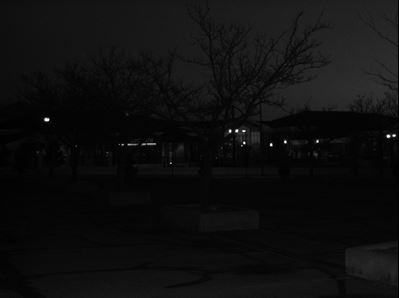
#> input picture images/cctv1.JPG, 399 x 298 px
$ python jigsolver.py ../images/cctv1.JPG
#> lines starting #> are read from the running program, lines starting #| are printed output that depends on the picture; after the words box and inside, x2 and y2 are one past the last pixel; in counts of white or black regions, pixels touching at a corner belong together
import cv2 as cv
import numpy as np
import sys

# Reading the image
img = cv.imread(sys.argv[1])
#> img is the input picture: shape (298, 399, 3); min 0, max 255, mean 14.8

img.shape
width = img.shape[1]
#> width = 399
height = img.shape[0]
#> height = 298

temp_img = np.array(img, copy = True)
final_img = np.array(img, copy = True)


# Getting coordinates fot the left part
temp_img = np.array(img, copy = True)
temp_img[:, (width//4 -1 - 10) : (width//4 +1 - 10)] = np.array([0, 0, 0])
#> temp_img: shape (298, 399, 3); 0.5% of pixels changed, all inside (x1, y1, x2, y2) = (88, 0, 90, 298)
#cv.imshow(temp_img)
left_top_right_x = width//4 - 10
#> left_top_right_x = 89

temp_img = np.array(img, copy = True)
temp_img[(height//2 - 1 - 10) : (height//2 + 1 - 10), :] = np.array([0, 0, 0])
#> temp_img: shape (298, 399, 3); 0.66% of pixels changed, all inside (x1, y1, x2, y2) = (2, 138, 399, 140)
#cv.imshow(temp_img)
left_top_bottom_y = height//2 - 10
#> left_top_bottom_y = 139


# Getting coordinates for left bottom part
temp_img = np.array(img, copy = True)
temp_img[(height - 1 - 10) : (height-9), :] = np.array([0, 0, 0])
#> temp_img: shape (298, 399, 3); 0.67% of pixels changed, all inside (x1, y1, x2, y2) = (0, 287, 398, 289)
#cv.imshow(temp_img)
left_bottom_bottom_y = height - 12
#> left_bottom_bottom_y = 286


# Pasting the lower part to top left
temp = np.array(img[(left_top_bottom_y):left_bottom_bottom_y+1, 0:left_top_right_x], copy = True)
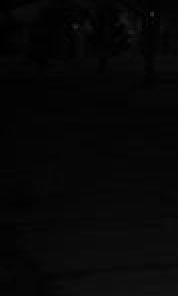
#> temp: shape (148, 89, 3) (shown 2 times larger); min 0, max 42, mean 6.6
temp_height = temp.shape[0]
#> temp_height = 148
temp_width = temp.shape[1]
#> temp_width = 89

for i in range(0, temp_height):
  for j in range(0, temp_width):
    final_img[i, j+1] = temp[temp_height-i-1,j]
#> final_img: shape (298, 399, 3); 10.49% of pixels changed, all inside (x1, y1, x2, y2) = (1, 0, 90, 148)
#cv.imshow(final_img)


# Pasting the top left part to its correct position and interchanging it's blue and green channels
temp = np.array(img[0:left_top_bottom_y, 0:left_top_right_x], copy = True)
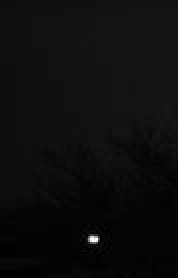
#> temp: shape (139, 89, 3) (shown 2 times larger); min 0, max 255, mean 12.6
temp2 = np.array(img[0:left_top_bottom_y, 0:left_top_right_x], copy = True)
temp[:, :, 1] = temp2[:, :, 0]
temp[:, :, 0] = temp2[:, :, 1]

final_img[(left_bottom_bottom_y - left_top_bottom_y-10):left_bottom_bottom_y-10, 2:left_top_right_x+2] = temp
#> final_img: shape (298, 399, 3); min 0, max 255, mean 14.8
#cv.imshow(final_img)


# Getting coordinates for bottom middle part
temp_img = np.array(img, copy = True)
temp_img[:, (width//2 -1 - 28) : (width//2 +1-28)] = np.array([0, 0, 0])
#> temp_img: shape (298, 399, 3); 0.5% of pixels changed, all inside (x1, y1, x2, y2) = (170, 0, 172, 298)
#cv.imshow(temp_img)
bottom_middle_left_x = (width//2 - 28)
#> bottom_middle_left_x = 171

temp_img = np.array(img, copy = True)
temp_img[:, (4*width//5) : (4*width//5 +1)] = np.array([0, 0, 0])
#> temp_img: shape (298, 399, 3); 0.25% of pixels changed, all inside (x1, y1, x2, y2) = (319, 0, 320, 298)
#cv.imshow(temp_img)
bottom_middle_right_x = 4*width//5
#> bottom_middle_right_x = 319

temp_img = np.array(img, copy = True)
temp_img[(7*height//8 + 2):(7*height//8 + 3), :] = np.array([0, 0, 0])
#> temp_img: shape (298, 399, 3); 0.33% of pixels changed, all inside (x1, y1, x2, y2) = (0, 262, 398, 263)
#cv.imshow(temp_img)
bottom_middle_top_y = 7*height//8 + 2
#> bottom_middle_top_y = 262


# Vertically flipping the bottom middle part
temp = np.array(img[bottom_middle_top_y:(height-1), bottom_middle_left_x: bottom_middle_right_x], copy = True)
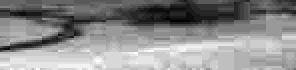
#> temp: shape (35, 148, 3) (shown 2 times larger); min 5, max 25, mean 15.9; drawn with min black and max white

temp_width = temp.shape[1]
#> temp_width = 148
temp_height = temp.shape[0]
#> temp_height = 35

for i in range(0, temp_height):
  for j in range(0, temp_width):
    final_img[bottom_middle_top_y+i, bottom_middle_left_x+j] = temp[temp_height-1-i ,j]
#> final_img: shape (298, 399, 3); min 0, max 255, mean 14.8


# Getting coordinates for right part
temp_img = np.array(img, copy = True)
temp_img[(height//3 + 10):(height//3 + 11), :] = np.array([0, 0, 0])
#> temp_img: shape (298, 399, 3); 0.33% of pixels changed, all inside (x1, y1, x2, y2) = (0, 109, 398, 110)
#cv.imshow(temp_img)
yellow_top_y = height//3 + 10
#> yellow_top_y = 109

temp_img = np.array(img, copy = True)
temp_img[(3*height//4 + 15):(3*height//4 + 16), :] = np.array([0, 0, 0])
#> temp_img: shape (298, 399, 3); 0.34% of pixels changed, all inside (x1, y1, x2, y2) = (0, 238, 399, 239)
#cv.imshow(temp_img)
yellow_bottom_y = 3*height//4 + 15
#> yellow_bottom_y = 238

temp_img = np.array(img, copy = True)
temp_img[:, (2*width//3 - 16):(2*width//3-15)] = np.array([0, 0, 0])
#> temp_img: shape (298, 399, 3); 0.25% of pixels changed, all inside (x1, y1, x2, y2) = (250, 0, 251, 298)
#cv.imshow(temp_img)
yellow_left_x = 2*width//3 - 16
#> yellow_left_x = 250

temp_img = np.array(img, copy = True)
temp_img[:, (7*width//8 + 2):(7*width//8 + 3)] = np.array([0, 0, 0])
#> temp_img: shape (298, 399, 3); 0.25% of pixels changed, all inside (x1, y1, x2, y2) = (351, 0, 352, 298)
#cv.imshow(temp_img)
yellow_right_x = 7*width//8 + 3

temp = np.array(img[yellow_top_y: yellow_bottom_y, yellow_left_x: yellow_right_x], copy = True)
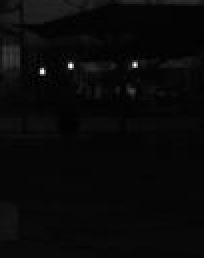
#> temp: shape (129, 102, 3) (shown 2 times larger); min 0, max 255, mean 8.7

temp_width = temp.shape[1]
temp_height = temp.shape[0]

for i in range(0, temp_height):
  for j in range(0, temp_width):
    final_img[(yellow_top_y + i), (yellow_left_x + j)] = temp[i,(temp_width - 1 - j)]
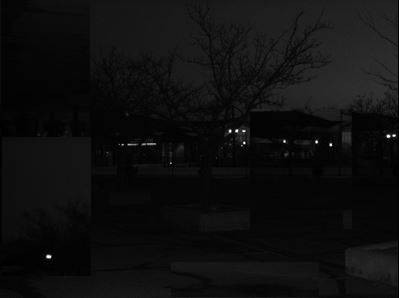
#> final_img: shape (298, 399, 3); min 0, max 255, mean 14.8

cv.imwrite('Final_image.jpg', final_img)
cv.imshow('Final Image',final_img)
cv.waitKey(0)

$ run again, on images/cctv3.JPG
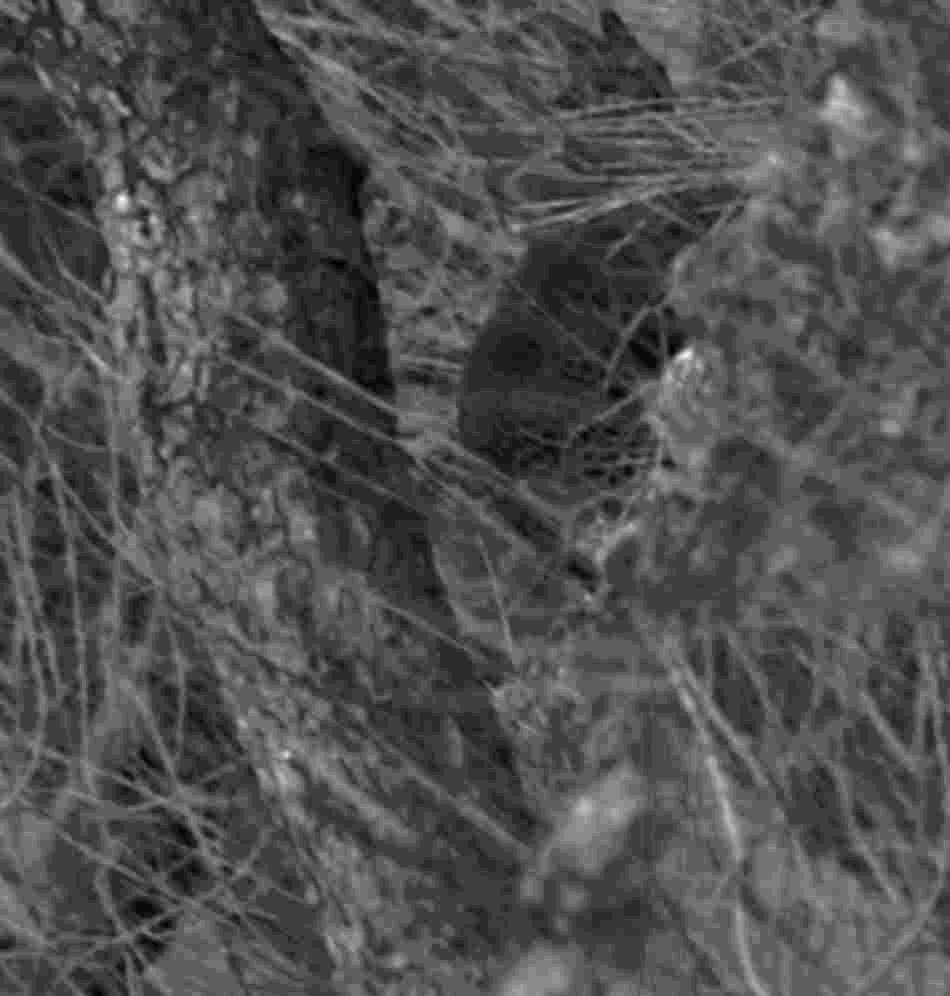
#> input picture images/cctv3.JPG, 950 x 996 px
#> img is the input picture: shape (996, 950, 3); min 0, max 24, mean 7.5
#> after the loop `for i in range(0, temp_height):`:
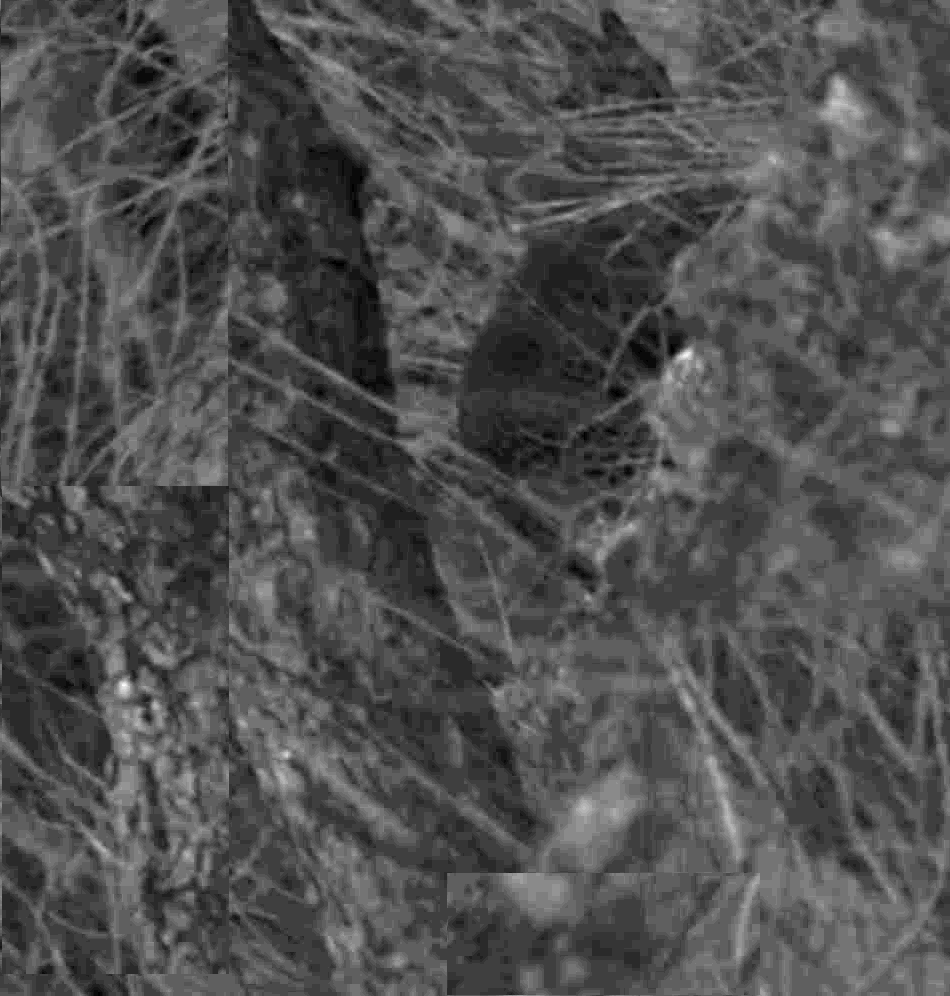
#> final_img: shape (996, 950, 3); min 0, max 24, mean 7.5; drawn with min black and max white
#> after the loop `for i in range(0, temp_height):`:
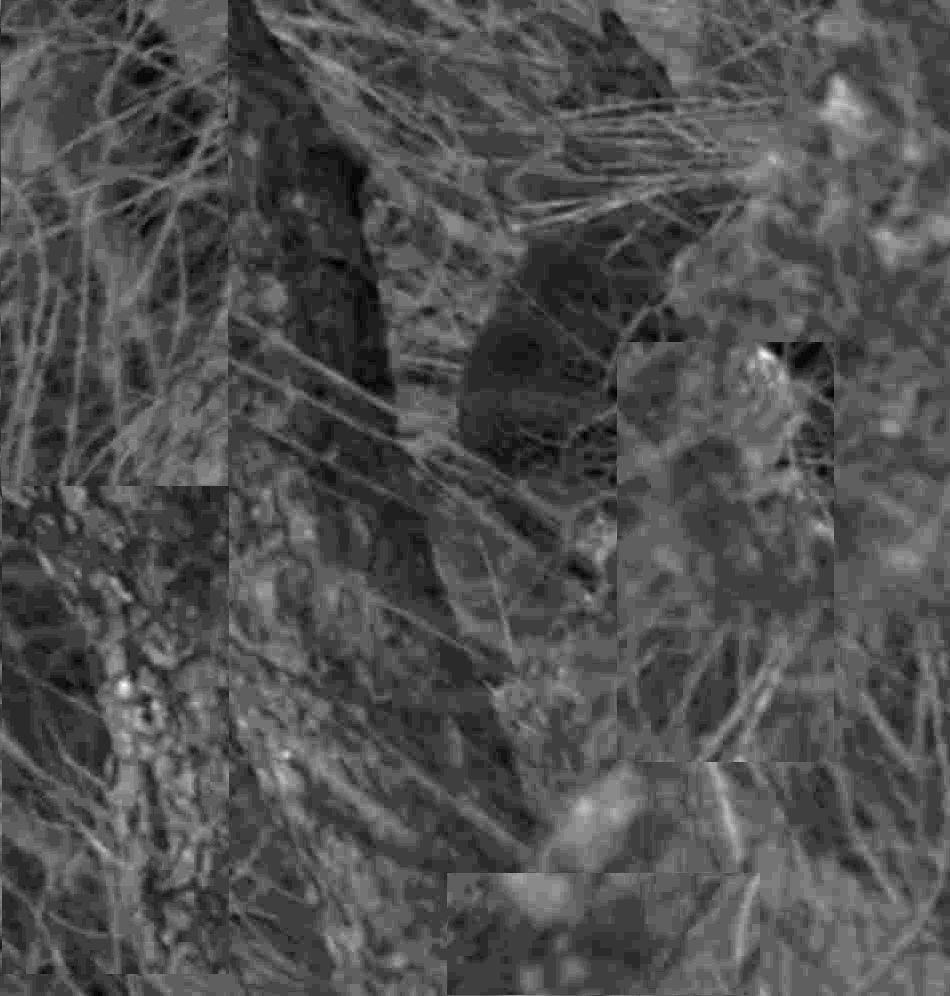
#> final_img: shape (996, 950, 3); 8.16% of pixels changed, all inside (x1, y1, x2, y2) = (617, 342, 834, 762); drawn with min black and max white

$ run again, on images/cctv4.JPG
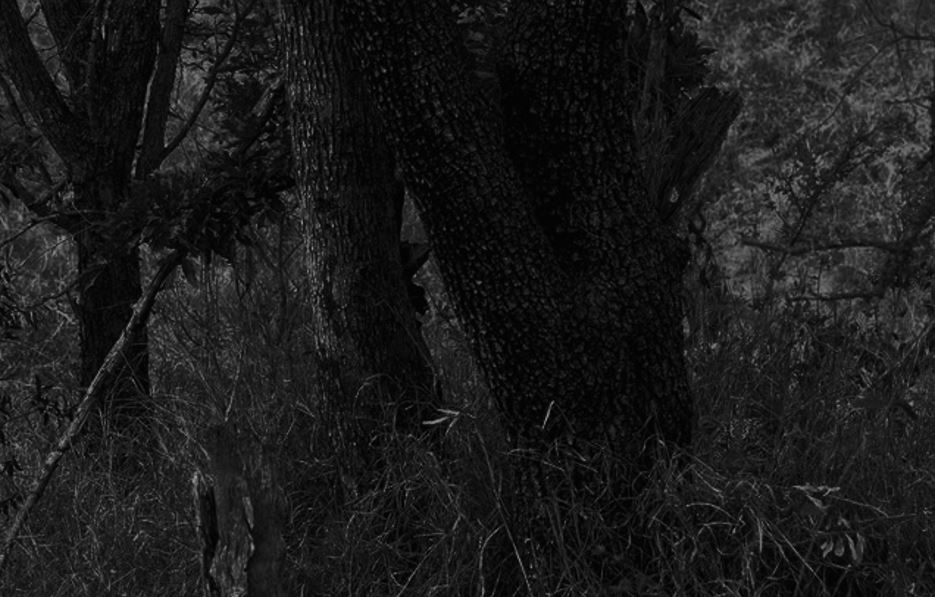
#> input picture images/cctv4.JPG, 935 x 597 px
#> img is the input picture: shape (597, 935, 3); min 0, max 158, mean 26.9
#> after the loop `for i in range(0, temp_height):`:
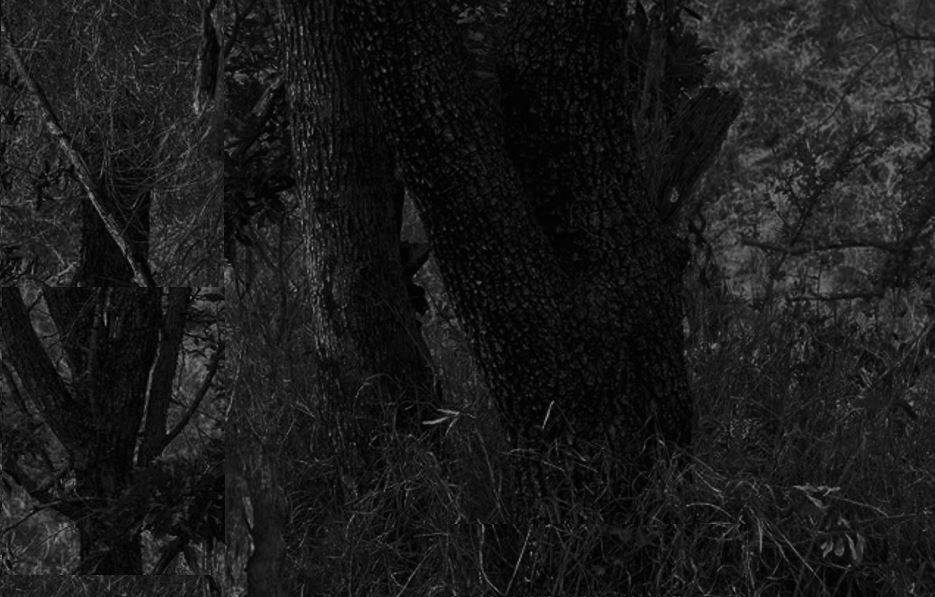
#> final_img: shape (597, 935, 3); min 0, max 158, mean 26.9
#> after the loop `for i in range(0, temp_height):`:
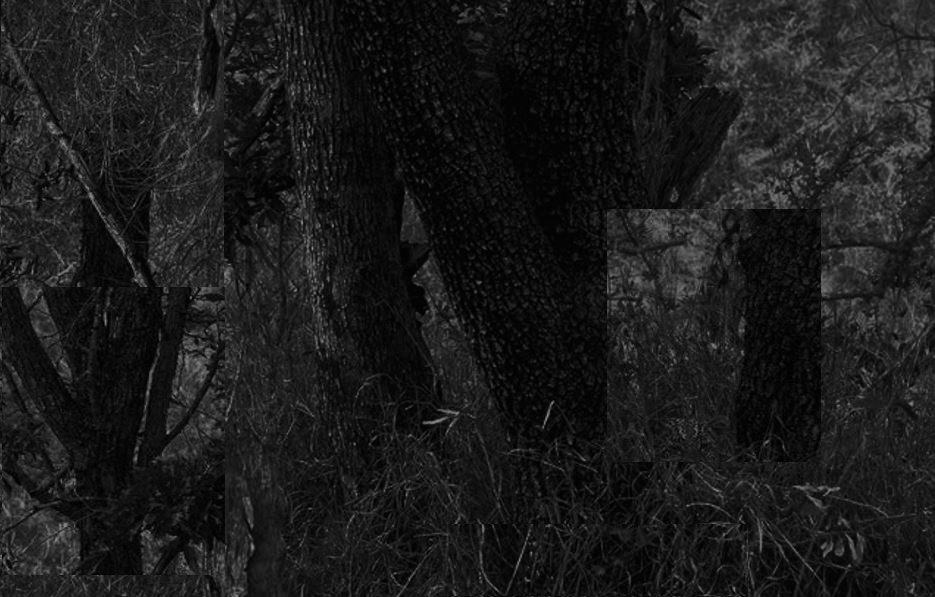
#> final_img: shape (597, 935, 3); 9.57% of pixels changed, all inside (x1, y1, x2, y2) = (607, 209, 821, 462)
